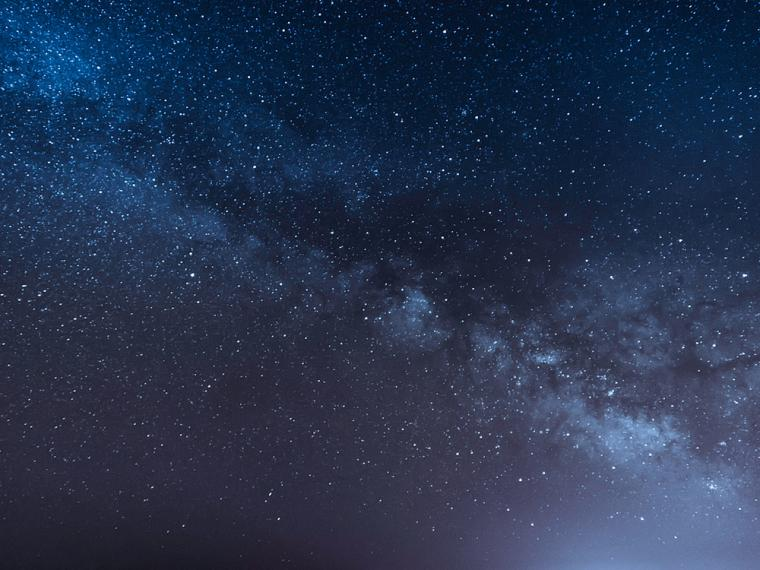
//> input picture Practica 09 Primitivas de Dibujo Transformaciones Geométricas/fondo.jpg, 760 x 570 px
$ ./Sistema_Solar   (built with g++ and OpenCV 4)
//> lines starting //> are read from the running program, lines starting //| are printed output that depends on the picture; after the words box and inside, x2 and y2 are one past the last pixel; in counts of white or black regions, pixels touching at a corner belong together
//C++
#include <iostream>
#include <stdlib.h>
#include <stdio.h>
#include <math.h>

//OpenCv
#include <opencv2/core/core.hpp>
#include <opencv2/highgui/highgui.hpp>
#include <opencv2/imgproc/imgproc.hpp>

using namespace cv;

# define PI           3.14159265358979323846

Mat sol();
void orbita(Mat,int,int,float);
void planeta(Mat,int,int,int,float,Scalar);


//Astros con añanidos
void cometa(Mat,int);
void saturno(Mat,int,int,float);
void tierra(Mat,int,int,float);
void cinturonAsteroides(Mat,int,int,float);

int main(){
	Mat img = sol();
//> in sol, img is the input picture: 570 rows x 760 cols, CV_8UC3; mean B, G, R 79.2, 51.6, 38.1
//> in sol, `circle(img,Point(img.cols/2,img.rows/2),100,CV_RGB(197,172,15),-1,3);`:
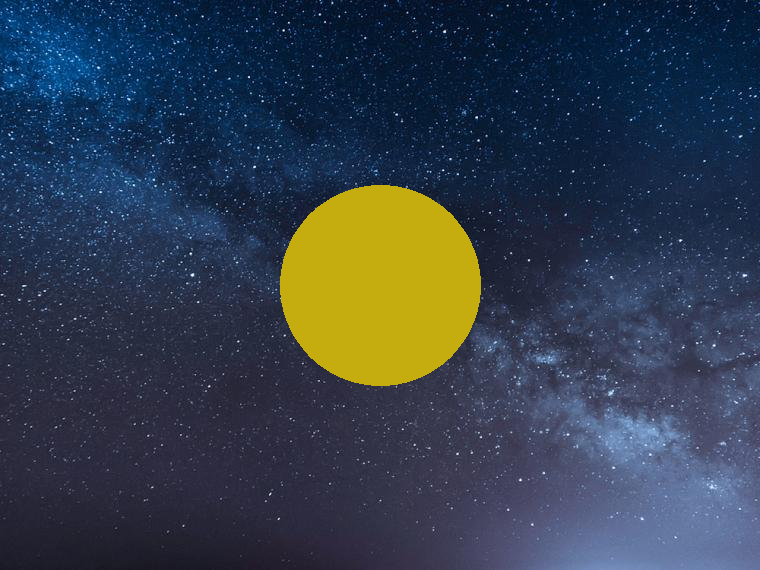
//> img: 570 rows x 760 cols, CV_8UC3; 7.31% of pixels changed, all inside (x1, y1, x2, y2) = (280, 185, 481, 386)
	float grad=0 ,grad1=0, grad2=0 ,grad3=0 ,grad4=0 ,grad5=0 ,grad6=0 ,grad7=0 ,grad8=0 ,grad9=0;
	int com=0;

	while(true){
		//Pintar orbitas
		img=sol();
		while(grad<2*PI){
			orbita(img,110,110,grad);//Mercurio
			orbita(img,130,120,grad);//Venus
			orbita(img,160,140,grad);//Tierra
			orbita(img,190,160,grad);//Marte

			cinturonAsteroides(img,220,180,grad);

			orbita(img,250,200,grad);//Jupiter
			orbita(img,300,230,grad);//Saturno
			orbita(img,350,250,grad);//Urano
			orbita(img,375,275,grad);//Neptuno

			orbita(img,400,400,grad);//Planetoide

			grad+=0.01;
		}
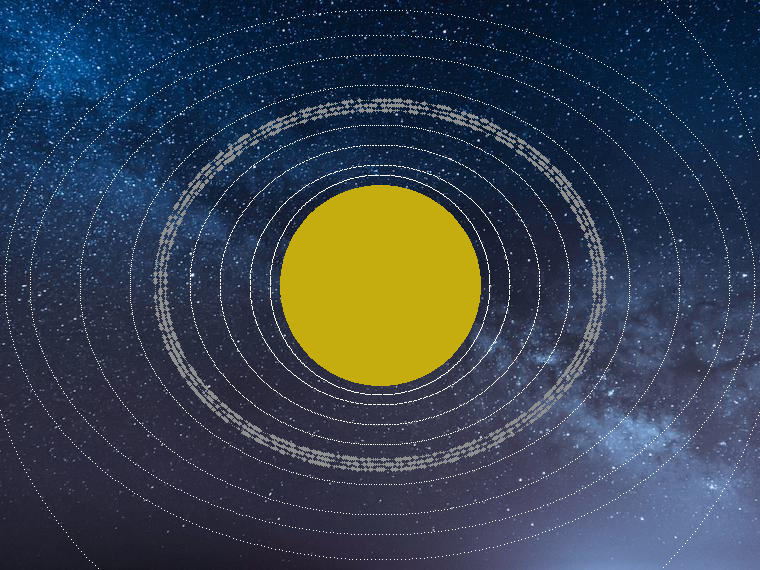
//> img: 570 rows x 760 cols, CV_8UC3; mean B, G, R 79.2, 65.6, 54.7
//> after the loop, grad = 6.29
		grad=0;

		planeta(img,3,110,110,grad1,CV_RGB(169,165,160));//Mercurio
//> in planeta, `circle(img,Point( img.cols/2 + (rX*cos(grd)) , img.rows/2 - (rY*sin(gr..`: img: 570 rows x 760 cols, CV_8UC3; 42 pixels changed, all inside (x1, y1, x2, y2) = (487, 282, 494, 289)
		planeta(img,6,130,120,grad2+(2*PI/9),CV_RGB(240,126,5));//Venus
//> in planeta (call 2), `circle(img,Point( img.cols/2 + (rX*cos(grd)) , img.rows/2 - (rY*sin(gr..`: img: 570 rows x 760 cols, CV_8UC3; mean B, G, R 79.2, 65.6, 54.8
		tierra(img,160,140,grad3-(4*PI/9));//Tierra
//> in tierra, `circle(img,Point(x,y),7,CV_RGB(5,136,240),-1,3);`: img: 570 rows x 760 cols, CV_8UC3; mean B, G, R 79.2, 65.6, 54.8
//> in tierra, `circle(img,Point( x + (15*cos(8*grd)) , y - (15*sin(8*grd)) ),2,CV_RGB..`: img: 570 rows x 760 cols, CV_8UC3; mean B, G, R 79.2, 65.6, 54.8
		planeta(img,5,190,160,grad4+(2*PI/3),CV_RGB(240,5,5));//Marte
//> in planeta (call 3), `circle(img,Point( img.cols/2 + (rX*cos(grd)) , img.rows/2 - (rY*sin(gr..`: img: 570 rows x 760 cols, CV_8UC3; mean B, G, R 79.2, 65.6, 54.8

		planeta(img,20,250,200,grad5+(8*PI/9),CV_RGB(246,161,70));//Jupiter
		saturno(img,300,230,grad6+(10*PI/9));//Saturno
//> in saturno, `circle(img,Point(x,y),15,CV_RGB(229,191,134),-1,3);`:
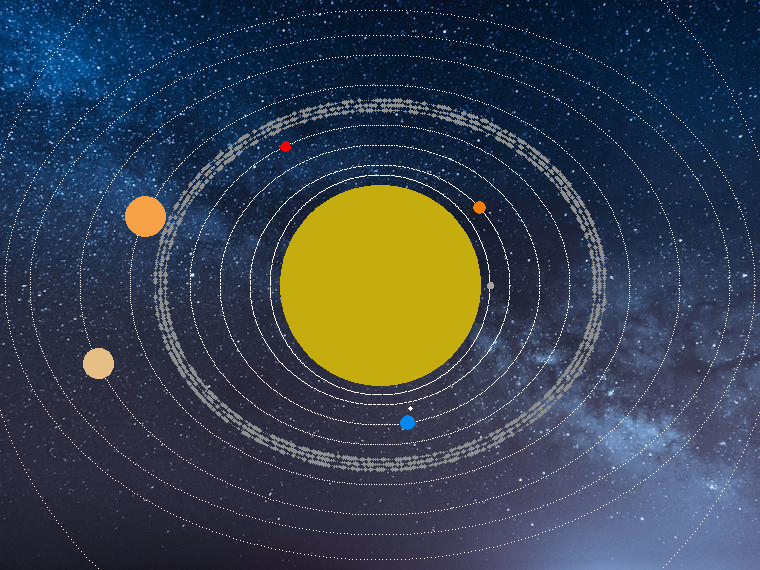
//> img: 570 rows x 760 cols, CV_8UC3; mean B, G, R 79.2, 66.1, 55.8
//> after the loop in saturno, `for (float i=0; i < 2*PI; i+=0.01)`:
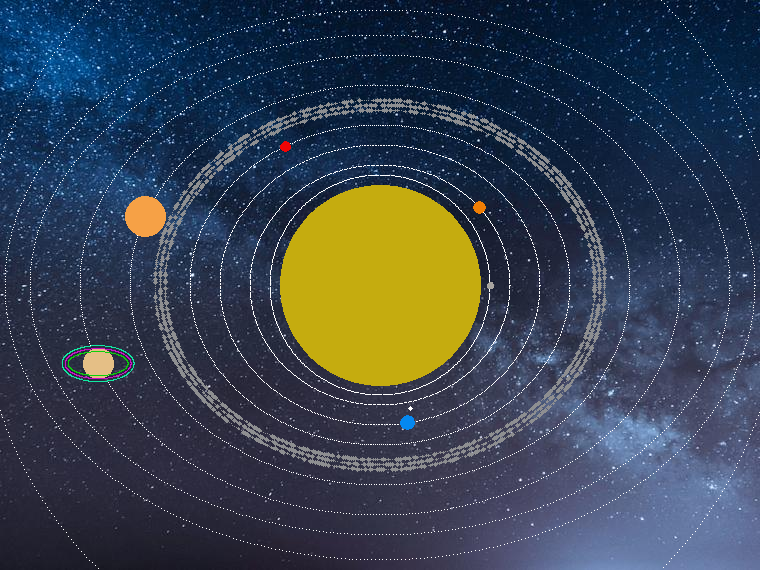
//> img: 570 rows x 760 cols, CV_8UC3; 0.13% of pixels changed, all inside (x1, y1, x2, y2) = (62, 345, 135, 382)
		planeta(img,10,350,250,grad7-(4*PI/3),CV_RGB(9,246,232));//Urano
		planeta(img,10,375,275,grad8+(14*PI/9),CV_RGB(19,91,245));//Neptuno
//> in planeta (call 6), `circle(img,Point( img.cols/2 + (rX*cos(grd)) , img.rows/2 - (rY*sin(gr..`:
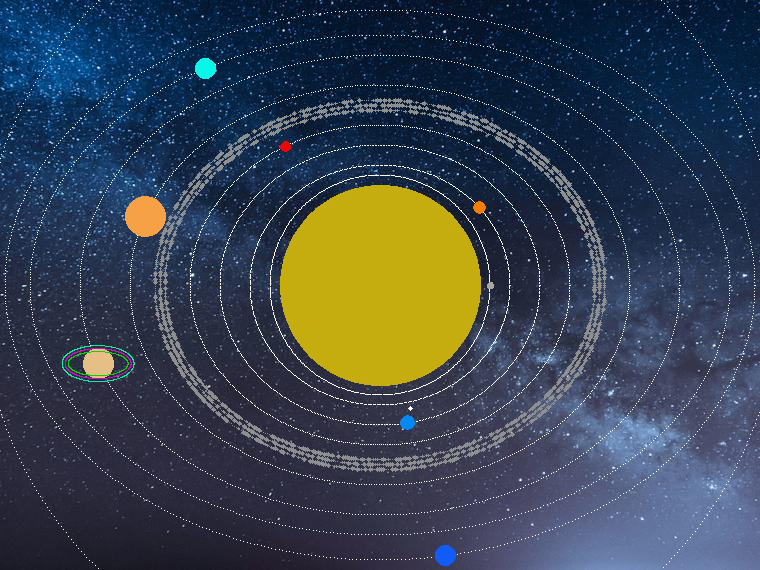
//> img: 570 rows x 760 cols, CV_8UC3; mean B, G, R 79.5, 66.4, 55.7

		planeta(img,3,400,400,grad9+(PI/8),CV_RGB(191,194,201));//Planetoide
//> in planeta (call 7), `circle(img,Point( img.cols/2 + (rX*cos(grd)) , img.rows/2 - (rY*sin(gr..`: img: 570 rows x 760 cols, CV_8UC3; 42 pixels changed, all inside (x1, y1, x2, y2) = (746, 128, 753, 135)
		cometa(img,com);//Cometa
//> in cometa, `fillConvexPoly(img,ver,3,CV_RGB(1,102,143),8,0);`: img: 570 rows x 760 cols, CV_8UC3; mean B, G, R 79.5, 66.4, 55.8
//> in cometa, `circle(img,Point(cor,cor+10),3,CV_RGB(1,102,143),-1,3);`: img: 570 rows x 760 cols, CV_8UC3; mean B, G, R 79.5, 66.4, 55.8

		//Velocidad de los Planetas
		grad1+=0.1;
		grad2+=0.05;
		grad3+=0.025;
		grad4+=0.0125;
		grad5+=0.003125;
		grad6+=0.0015625;
		grad7+=0.00078125;
		grad8+=0.000590625;
		grad9+=0.0003;
		com++;

		//Animacion
		imshow("Sistema Solar",img);
		if(waitKey(50)==0)
//> the Esc key is pressed
			break;
	}

	return 0;
}
//Tierra con luna
void tierra(Mat img,int rX,int rY,float grd){
	float x = img.cols/2 + (rX*cos(grd));
	float y = img.rows/2 - (rY*sin(grd));
	circle(img,Point(x,y),7,CV_RGB(5,136,240),-1,3);//Tierra

	circle(img,Point( x + (15*cos(8*grd)) , y - (15*sin(8*grd)) ),2,CV_RGB(255,255,255),-1,3);//Luna
}

//Cinturon de Asteroides
void cinturonAsteroides(Mat img,int rX,int rY,float grd){

	circle(img,Point( img.cols/2 + ((rX-5)*cos(grd)) , img.rows/2 - ((rY-5)*sin(grd)) ),rand()%3,CV_RGB(142,143,145),-1,3);
	circle(img,Point( img.cols/2 + (rX*cos(grd)) , img.rows/2 - (rY*sin(grd)) ),rand()%3,CV_RGB(142,143,145),-1,3);
	circle(img,Point( img.cols/2 + ((rX+5)*cos(grd)) , img.rows/2 - ((rY+5)*sin(grd)) ),rand()%3,CV_RGB(142,143,145),-1,3);
}

//Saturno con anillo
void saturno(Mat img,int rX,int rY,float grd){
	float x = img.cols/2 + (rX*cos(grd));
	float y = img.rows/2 - (rY*sin(grd));
	circle(img,Point(x,y),15,CV_RGB(229,191,134),-1,3);//Saturno

	//Anillos
	for (float i=0; i < 2*PI; i+=0.01){
		circle(img,Point( x + (30*cos(i)) , y - (12*sin(i)) ),0.5,CV_RGB(10,209,10),-1,3);
		circle(img,Point( x + (33*cos(i)) , y - (15*sin(i)) ),0.5,CV_RGB(209,10,203),-1,3);
		circle(img,Point( x + (36*cos(i)) , y - (18*sin(i)) ),0.5,CV_RGB(17,234,162),-1,3);
	}

}

//Cometa
void cometa(Mat img,int cor){
	Point ver[3]={Point(cor+3,cor+10-3),Point(cor-3,cor+10+3),Point(cor-6,cor+10-6)};
	fillConvexPoly(img,ver,3,CV_RGB(1,102,143),8,0);
	circle(img,Point(cor,cor+10),3,CV_RGB(1,102,143),-1,3);
}

//Pinta el platena
void planeta(Mat img,int tam,int rX,int rY,float grd,Scalar clr){
	circle(img,Point( img.cols/2 + (rX*cos(grd)) , img.rows/2 - (rY*sin(grd)) ),tam,clr,-1,3);
}

//Pinta la Orbita
void orbita(Mat img,int rX,int rY,float grd){
	circle(img,Point( img.cols/2 + (rX*cos(grd)) , img.rows/2 - (rY*sin(grd)) ),0.1,CV_RGB(255,255,255),-1,3);
}

//Fondo limpio y sol
Mat sol(){
	Mat img = imread("fondo.jpg",1);
	circle(img,Point(img.cols/2,img.rows/2),100,CV_RGB(197,172,15),-1,3);
	return img;
}
